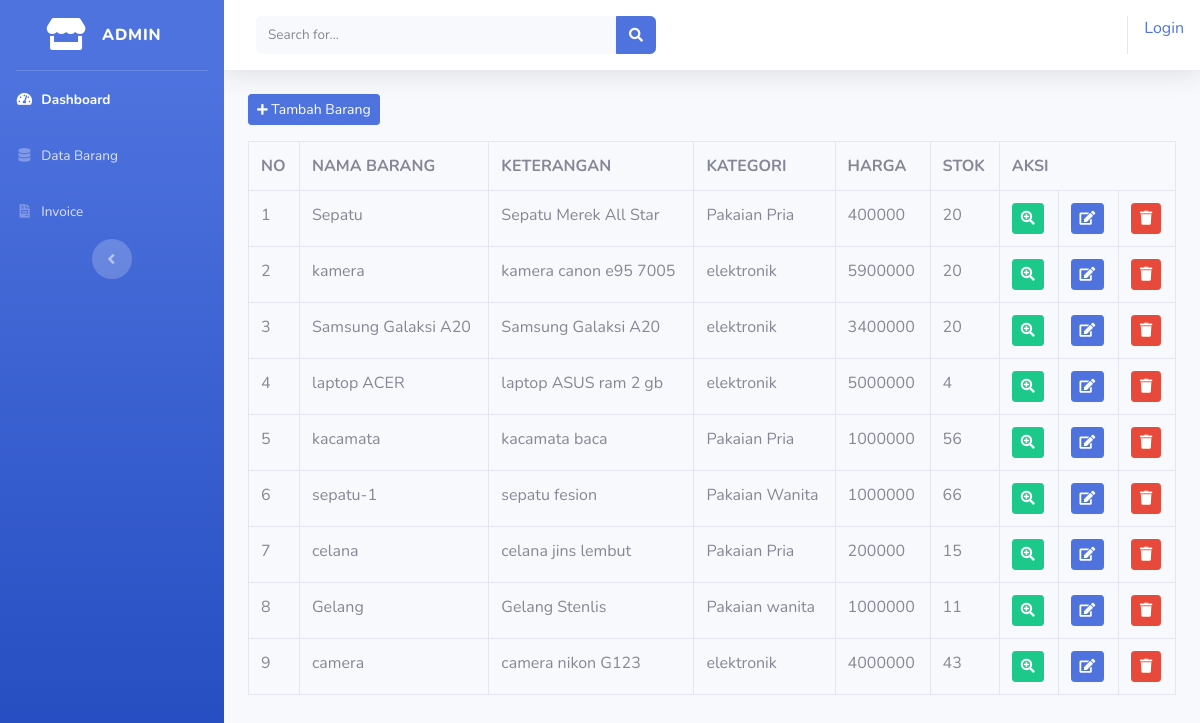
Page /index.php/admin/data_barang on the committed database.
### tables this page shows
CREATE TABLE `tb_barang` (
  `id_brg` int(11) NOT NULL,
  `nama_brg` varchar(120) NOT NULL,
  `keterangan` varchar(225) NOT NULL,
  `kategori` varchar(60) NOT NULL,
  `harga` int(11) NOT NULL,
  `stok` int(4) NOT NULL,
  `gambar` text NOT NULL
);

### application/controllers/admin/data_barang.php (called while the page is built, shortened)
<?php
class Data_barang extends CI_Controller{
    public function index()
    {
        $data['barang'] = $this->model_barang->tampil_data()->result();
        $this->load->view('templates_admin/header');
        $this->load->view('templates_admin/sidebar');
        $this->load->view('admin/data_barang', $data);
        $this->load->view('templates_admin/footer');
    }
}
?>

### index.php (called while the page is built, shortened)
<?php
require_once BASEPATH.'core/CodeIgniter.php';

### application/models/model_barang.php (called while the page is built, shortened)
<?php
class Model_barang extends CI_Model{
    public function tampil_data(){
        return $this->db->get('tb_barang');
    }
}
?>

### application/views/admin/data_barang.php (the view, shortened to what this page needs)
<div class="container-fluid">
    <button class="btn btn-sm btn-primary mb-3" data-toggle="modal" data-target="#tambah_barang"><i class="fas fa-plus fa-sm"></i> Tambah Barang</button>
    <table class="table table-bordered">
        <tr>
            <th>NO</th>
            <th>NAMA BARANG</th>
            <th>KETERANGAN</th>
            <th>KATEGORI</th>
            <th>HARGA</th>
            <th>STOK</th>
            <th colspan="3">AKSI</th>
        </tr>
        <?php
        $no=1;
        foreach($barang as $brg): ?>
        <tr>
            <td><?php echo $no++ ?></td>
            <td><?php echo $brg->nama_brg ?></td>
            <td><?php echo $brg->keterangan ?></td>
            <td><?php echo $brg->kategori ?></td>
            <td><?php echo $brg->harga ?></td>
            <td><?php echo $brg->stok ?></td>
            <td><div class="btn btn-success btn-sm"><i class="fas fa-search-plus"></i></div></td>
            <td><?php echo anchor('admin/data_barang/edit/' .$brg->id_brg, '<div class="btn btn-primary btn-sm"><i class="fa fa-edit"></i></div></td>') ?>
            <td><?php echo anchor('admin/data_barang/hapus/' .$brg->id_brg, '<div class="btn btn-danger btn-sm"><i class="fa fa-trash"></i></div></td>') ?>
        </tr>
        <?php endforeach; ?>
    </table>
</div>

### rows in the picture
tb_barang: nama_brg "Sepatu", keterangan "Sepatu Merek All Star", kategori "Pakaian Pria", harga "400000", stok "20"
tb_barang: nama_brg "kamera", keterangan "kamera canon e95 7005", kategori "elektronik", harga "5900000", stok "20"
tb_barang: nama_brg "Samsung Galaksi A20", keterangan "Samsung Galaksi A20", kategori "elektronik", harga "3400000", stok "20"
tb_barang: nama_brg "laptop ACER", keterangan "laptop ASUS ram 2 gb", kategori "elektronik", harga "5000000", stok "4"
tb_barang: nama_brg "kacamata", keterangan "kacamata baca", kategori "Pakaian Pria", harga "1000000", stok "56"
tb_barang: nama_brg "sepatu-1", keterangan "sepatu fesion", kategori "Pakaian Wanita", harga "1000000", stok "66"
tb_barang: nama_brg "celana", keterangan "celana jins lembut", kategori "Pakaian Pria", harga "200000", stok "15"
tb_barang: nama_brg "Gelang", keterangan "Gelang Stenlis", kategori "Pakaian wanita", harga "1000000", stok "11"
tb_barang: nama_brg "camera", keterangan "camera nikon G123", kategori "elektronik", harga "4000000", stok "43"

### other values in the picture
anchor('auth/login','Login') "Login"
